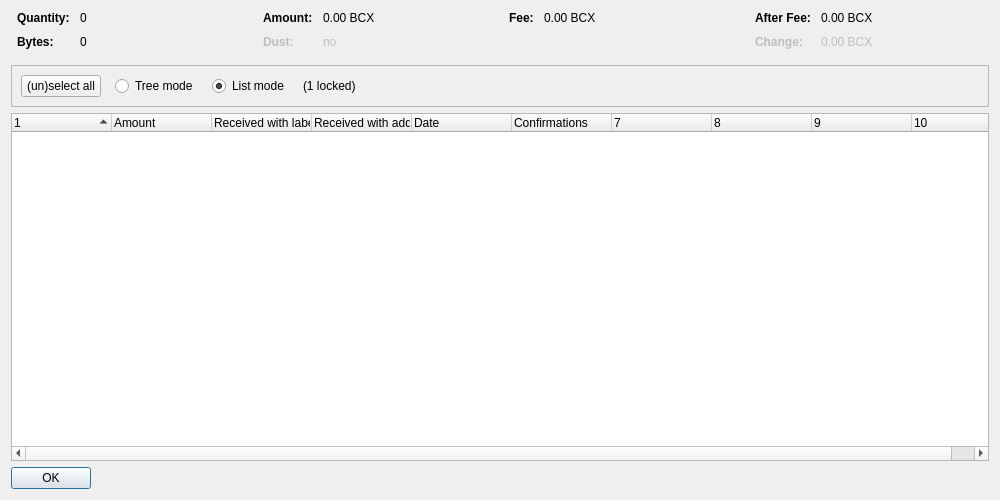
<?xml version="1.0" encoding="UTF-8"?>
<ui version="4.0">
 <class>CoinControlDialog</class>
 <widget class="QDialog" name="CoinControlDialog">
  <property name="geometry">
   <rect>
    <x>0</x>
    <y>0</y>
    <width>1000</width>
    <height>500</height>
   </rect>
  </property>
  <property name="windowTitle">
   <string>Coin Selection</string>
  </property>
  <layout class="QVBoxLayout" name="verticalLayout">
   <item>
    <layout class="QHBoxLayout" name="horizontalLayoutTop" stretch="0,0,0,0">
     <property name="topMargin">
      <number>0</number>
     </property>
     <property name="bottomMargin">
      <number>10</number>
     </property>
     <item>
      <layout class="QFormLayout" name="formLayoutCoinControl1">
       <property name="horizontalSpacing">
        <number>10</number>
       </property>
       <property name="verticalSpacing">
        <number>10</number>
       </property>
       <property name="leftMargin">
        <number>6</number>
       </property>
       <property name="rightMargin">
        <number>6</number>
       </property>
       <item row="0" column="0">
        <widget class="QLabel" name="labelCoinControlQuantityText">
         <property name="font">
          <font>
           <weight>75</weight>
           <bold>true</bold>
          </font>
         </property>
         <property name="text">
          <string>Quantity:</string>
         </property>
        </widget>
       </item>
       <item row="0" column="1">
        <widget class="QLabel" name="labelCoinControlQuantity">
         <property name="cursor">
          <cursorShape>IBeamCursor</cursorShape>
         </property>
         <property name="contextMenuPolicy">
          <enum>Qt::ActionsContextMenu</enum>
         </property>
         <property name="text">
          <string notr="true">0</string>
         </property>
         <property name="textInteractionFlags">
          <set>Qt::LinksAccessibleByMouse|Qt::TextSelectableByKeyboard|Qt::TextSelectableByMouse</set>
         </property>
        </widget>
       </item>
       <item row="1" column="0">
        <widget class="QLabel" name="labelCoinControlBytesText">
         <property name="font">
          <font>
           <weight>75</weight>
           <bold>true</bold>
          </font>
         </property>
         <property name="text">
          <string>Bytes:</string>
         </property>
        </widget>
       </item>
       <item row="1" column="1">
        <widget class="QLabel" name="labelCoinControlBytes">
         <property name="cursor">
          <cursorShape>IBeamCursor</cursorShape>
         </property>
         <property name="contextMenuPolicy">
          <enum>Qt::ActionsContextMenu</enum>
         </property>
         <property name="text">
          <string notr="true">0</string>
         </property>
         <property name="textInteractionFlags">
          <set>Qt::LinksAccessibleByMouse|Qt::TextSelectableByKeyboard|Qt::TextSelectableByMouse</set>
         </property>
        </widget>
       </item>
      </layout>
     </item>
     <item>
      <layout class="QFormLayout" name="formLayoutCoinControl2">
       <property name="horizontalSpacing">
        <number>10</number>
       </property>
       <property name="verticalSpacing">
        <number>10</number>
       </property>
       <property name="leftMargin">
        <number>6</number>
       </property>
       <property name="rightMargin">
        <number>6</number>
       </property>
       <item row="0" column="0">
        <widget class="QLabel" name="labelCoinControlAmountText">
         <property name="font">
          <font>
           <weight>75</weight>
           <bold>true</bold>
          </font>
         </property>
         <property name="text">
          <string>Amount:</string>
         </property>
        </widget>
       </item>
       <item row="0" column="1">
        <widget class="QLabel" name="labelCoinControlAmount">
         <property name="cursor">
          <cursorShape>IBeamCursor</cursorShape>
         </property>
         <property name="contextMenuPolicy">
          <enum>Qt::ActionsContextMenu</enum>
         </property>
         <property name="text">
          <string notr="true">0.00 BCX</string>
         </property>
         <property name="textInteractionFlags">
          <set>Qt::LinksAccessibleByMouse|Qt::TextSelectableByKeyboard|Qt::TextSelectableByMouse</set>
         </property>
        </widget>
       </item>
       <item row="1" column="0">
        <widget class="QLabel" name="labelCoinControlLowOutputText">
         <property name="enabled">
          <bool>false</bool>
         </property>
         <property name="font">
          <font>
           <weight>75</weight>
           <bold>true</bold>
          </font>
         </property>
         <property name="text">
          <string>Dust:</string>
         </property>
        </widget>
       </item>
       <item row="1" column="1">
        <widget class="QLabel" name="labelCoinControlLowOutput">
         <property name="enabled">
          <bool>false</bool>
         </property>
         <property name="cursor">
          <cursorShape>IBeamCursor</cursorShape>
         </property>
         <property name="contextMenuPolicy">
          <enum>Qt::ActionsContextMenu</enum>
         </property>
         <property name="text">
          <string notr="true">no</string>
         </property>
         <property name="textInteractionFlags">
          <set>Qt::LinksAccessibleByMouse|Qt::TextSelectableByKeyboard|Qt::TextSelectableByMouse</set>
         </property>
        </widget>
       </item>
      </layout>
     </item>
     <item>
      <layout class="QFormLayout" name="formLayoutCoinControl3">
       <property name="horizontalSpacing">
        <number>10</number>
       </property>
       <property name="verticalSpacing">
        <number>10</number>
       </property>
       <property name="leftMargin">
        <number>6</number>
       </property>
       <property name="rightMargin">
        <number>6</number>
       </property>
       <item row="0" column="0">
        <widget class="QLabel" name="labelCoinControlFeeText">
         <property name="font">
          <font>
           <weight>75</weight>
           <bold>true</bold>
          </font>
         </property>
         <property name="text">
          <string>Fee:</string>
         </property>
        </widget>
       </item>
       <item row="0" column="1">
        <widget class="QLabel" name="labelCoinControlFee">
         <property name="cursor">
          <cursorShape>IBeamCursor</cursorShape>
         </property>
         <property name="contextMenuPolicy">
          <enum>Qt::ActionsContextMenu</enum>
         </property>
         <property name="text">
          <string notr="true">0.00 BCX</string>
         </property>
         <property name="textInteractionFlags">
          <set>Qt::LinksAccessibleByMouse|Qt::TextSelectableByKeyboard|Qt::TextSelectableByMouse</set>
         </property>
        </widget>
       </item>
      </layout>
     </item>
     <item>
      <layout class="QFormLayout" name="formLayoutCoinControl4">
       <property name="horizontalSpacing">
        <number>10</number>
       </property>
       <property name="verticalSpacing">
        <number>10</number>
       </property>
       <property name="leftMargin">
        <number>6</number>
       </property>
       <property name="rightMargin">
        <number>6</number>
       </property>
       <item row="0" column="0">
        <widget class="QLabel" name="labelCoinControlAfterFeeText">
         <property name="font">
          <font>
           <weight>75</weight>
           <bold>true</bold>
          </font>
         </property>
         <property name="text">
          <string>After Fee:</string>
         </property>
        </widget>
       </item>
       <item row="0" column="1">
        <widget class="QLabel" name="labelCoinControlAfterFee">
         <property name="cursor">
          <cursorShape>IBeamCursor</cursorShape>
         </property>
         <property name="contextMenuPolicy">
          <enum>Qt::ActionsContextMenu</enum>
         </property>
         <property name="text">
          <string notr="true">0.00 BCX</string>
         </property>
         <property name="textInteractionFlags">
          <set>Qt::LinksAccessibleByMouse|Qt::TextSelectableByKeyboard|Qt::TextSelectableByMouse</set>
         </property>
        </widget>
       </item>
       <item row="1" column="0">
        <widget class="QLabel" name="labelCoinControlChangeText">
         <property name="enabled">
          <bool>false</bool>
         </property>
         <property name="font">
          <font>
           <weight>75</weight>
           <bold>true</bold>
          </font>
         </property>
         <property name="text">
          <string>Change:</string>
         </property>
        </widget>
       </item>
       <item row="1" column="1">
        <widget class="QLabel" name="labelCoinControlChange">
         <property name="enabled">
          <bool>false</bool>
         </property>
         <property name="cursor">
          <cursorShape>IBeamCursor</cursorShape>
         </property>
         <property name="contextMenuPolicy">
          <enum>Qt::ActionsContextMenu</enum>
         </property>
         <property name="text">
          <string notr="true">0.00 BCX</string>
         </property>
         <property name="textInteractionFlags">
          <set>Qt::LinksAccessibleByMouse|Qt::TextSelectableByKeyboard|Qt::TextSelectableByMouse</set>
         </property>
        </widget>
       </item>
      </layout>
     </item>
    </layout>
   </item>
   <item>
    <widget class="QFrame" name="frame">
     <property name="minimumSize">
      <size>
       <width>0</width>
       <height>40</height>
      </size>
     </property>
     <property name="frameShape">
      <enum>QFrame::StyledPanel</enum>
     </property>
     <property name="frameShadow">
      <enum>QFrame::Sunken</enum>
     </property>
     <layout class="QHBoxLayout" name="horizontalLayout">
      <item>
       <layout class="QHBoxLayout" name="horizontalLayoutPanel" stretch="0,0,0,0,0">
        <property name="spacing">
         <number>14</number>
        </property>
        <item>
         <widget class="QPushButton" name="pushButtonSelectAll">
          <property name="sizePolicy">
           <sizepolicy hsizetype="Maximum" vsizetype="Fixed">
            <horstretch>0</horstretch>
            <verstretch>0</verstretch>
           </sizepolicy>
          </property>
          <property name="text">
           <string>(un)select all</string>
          </property>
          <property name="autoDefault">
           <bool>false</bool>
          </property>
         </widget>
        </item>
        <item>
         <widget class="QRadioButton" name="radioTreeMode">
          <property name="sizePolicy">
           <sizepolicy hsizetype="Maximum" vsizetype="Fixed">
            <horstretch>0</horstretch>
            <verstretch>0</verstretch>
           </sizepolicy>
          </property>
          <property name="text">
           <string>Tree mode</string>
          </property>
         </widget>
        </item>
        <item>
         <widget class="QRadioButton" name="radioListMode">
          <property name="sizePolicy">
           <sizepolicy hsizetype="Maximum" vsizetype="Fixed">
            <horstretch>0</horstretch>
            <verstretch>0</verstretch>
           </sizepolicy>
          </property>
          <property name="text">
           <string>List mode</string>
          </property>
          <property name="checked">
           <bool>true</bool>
          </property>
         </widget>
        </item>
        <item>
         <widget class="QLabel" name="labelLocked">
          <property name="text">
           <string notr="true">(1 locked)</string>
          </property>
         </widget>
        </item>
        <item>
         <spacer name="horizontalSpacer">
          <property name="orientation">
           <enum>Qt::Horizontal</enum>
          </property>
          <property name="sizeHint" stdset="0">
           <size>
            <width>40</width>
            <height>20</height>
           </size>
          </property>
         </spacer>
        </item>
       </layout>
      </item>
     </layout>
    </widget>
   </item>
   <item>
    <widget class="CoinControlTreeWidget" name="treeWidget">
     <property name="contextMenuPolicy">
      <enum>Qt::CustomContextMenu</enum>
     </property>
     <property name="sortingEnabled">
      <bool>false</bool>
     </property>
     <property name="columnCount">
      <number>10</number>
     </property>
     <attribute name="headerShowSortIndicator" stdset="0">
      <bool>true</bool>
     </attribute>
     <attribute name="headerStretchLastSection">
      <bool>false</bool>
     </attribute>
     <column>
      <property name="text">
       <string/>
      </property>
     </column>
     <column>
      <property name="text">
       <string>Amount</string>
      </property>
     </column>
     <column>
      <property name="text">
       <string>Received with label</string>
      </property>
     </column>
     <column>
      <property name="text">
       <string>Received with address</string>
      </property>
     </column>
     <column>
      <property name="text">
       <string>Date</string>
      </property>
     </column>
     <column>
      <property name="text">
       <string>Confirmations</string>
      </property>
      <property name="toolTip">
       <string>Confirmed</string>
      </property>
     </column>
     <column>
      <property name="text">
       <string/>
      </property>
     </column>
     <column>
      <property name="text">
       <string/>
      </property>
     </column>
     <column>
      <property name="text">
       <string/>
      </property>
     </column>
     <column>
      <property name="text">
       <string/>
      </property>
     </column>
    </widget>
   </item>
   <item>
    <widget class="QDialogButtonBox" name="buttonBox">
     <property name="sizePolicy">
      <sizepolicy hsizetype="Maximum" vsizetype="Fixed">
       <horstretch>0</horstretch>
       <verstretch>0</verstretch>
      </sizepolicy>
     </property>
     <property name="orientation">
      <enum>Qt::Horizontal</enum>
     </property>
     <property name="standardButtons">
      <set>QDialogButtonBox::Ok</set>
     </property>
    </widget>
   </item>
  </layout>
 </widget>
 <customwidgets>
  <customwidget>
   <class>CoinControlTreeWidget</class>
   <extends>QTreeWidget</extends>
   <header>coincontroltreewidget.h</header>
  </customwidget>
 </customwidgets>
 <resources/>
 <connections/>
</ui>
